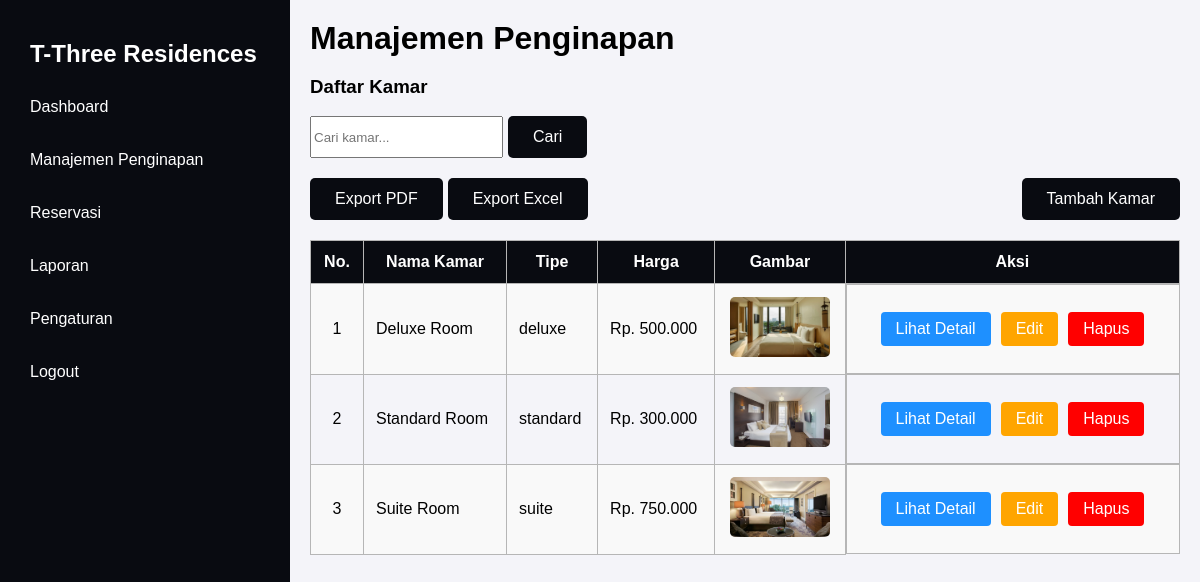
Screenshot of /admin/manajemen_penginapan.php (signed in) with the database file from the repository.
### tables this page shows
CREATE TABLE `settings` (
  `id` int(11) NOT NULL,
  `setting_key` varchar(255) NOT NULL,
  `value` text NOT NULL
);

CREATE TABLE `kamar` (
  `id_kamar` int(11) NOT NULL,
  `nama_kamar` varchar(255) NOT NULL,
  `harga` int(11) NOT NULL,
  `fasilitas` text DEFAULT NULL,
  `status` enum('tersedia','terisi') DEFAULT 'tersedia',
  `tipe_kamar` enum('deluxe','standard','suite','') NOT NULL,
  `gambar` varchar(255) DEFAULT NULL,
  `created_at` timestamp NOT NULL DEFAULT current_timestamp(),
  `deskripsi` text NOT NULL
);

### admin/manajemen_penginapan.php (the view, shortened to what this page needs)
<?php
    include "../config/koneksi.php";
    $no = 1;
    $search = isset($_GET['search']) ? $_GET['search'] : '';
    $query_kamar = "SELECT * FROM kamar WHERE nama_kamar LIKE '%$search%'";
    $query_kamar_result = mysqli_query($koneksi, $query_kamar);
    $query_website = mysqli_query($koneksi, "SELECT value FROM settings WHERE setting_key = 'website_name'");
    $website = mysqli_fetch_assoc($query_website);
    $website_name = $website['value'];
?>
<!DOCTYPE html>
<html lang="id">
<head>
    <link rel="stylesheet" href="../assets/css/admin.css">
</head>
<body>
    <div class="dashboard-container">
        <?php include '../includes/sidebar.php'; ?>
        <main>
            <header>
                <h1>Manajemen Penginapan</h1>
            </header>
            <section class="main-content">
                <h3>Daftar Kamar</h3>
                <form method="GET" action="manajemen_penginapan.php" class="form-search">
                    <div class="search-input">
                        <input type="text" name="search" placeholder="Cari kamar..." value="<?= $search; ?>"
                            style="width: 185px;">
                        <button type="submit" class="search">Cari</button>
                    </div>
                </form>
                <form method="post" class="nav">
                    <div style="display: flex; gap: 5px;">
                        <button type="submit" name="export_pdf" class="btn-primary">Export PDF</button>
                        <button type="submit" name="export_excel" class="btn-primary">Export Excel</button>
                    </div>
                    <a href="tambah_kamar.php" class="btn-primary">Tambah Kamar</a>
                </form>
                <table>
                    <tr>
                        <th>No.</th>
                        <th>Nama Kamar</th>
                        <th>Tipe</th>
                        <th>Harga</th>
                        <th>Gambar</th>
                        <th>Aksi</th>
                    </tr>
                    <?php if (mysqli_num_rows($query_kamar_result) > 0): ?>
                        <?php while ($kamar = mysqli_fetch_assoc($query_kamar_result)) { ?>
                            <tr>
                                <td><?= $no++ ?></td>
                                <td style="text-align: left;"><?= $kamar['nama_kamar']; ?></td>
                                <td style="text-align: left;"><?= $kamar['tipe_kamar']; ?></td>
                                <td style="text-align: left;"><?= "Rp. " . number_format($kamar['harga'], 0, ',', '.'); ?></td>
                                <td><img src="../assets/uploads/<?= $kamar['gambar']; ?>" alt="Gambar Kamar"
                                        style="width: 100px; height: 60px;"></td>
                                <td class="button-group">
                                    <a href="detail_kamar.php?id_kamar=<?= $kamar['id_kamar']; ?>" class="btn detail">Lihat
                                        Detail</a>
                                    <a href="edit_kamar.php?id_kamar=<?= $kamar['id_kamar']; ?>" class="btn edit">Edit</a>
                                    <a href="proses_kamar.php?action=delete&id_kamar=<?= $kamar['id_kamar']; ?>"
                                        onclick="return confirm('Apakah Anda yakin ingin menghapus kamar ini?')"
                                        class="btn hapus">Hapus</a>
                                </td>
                            </tr>
                        <?php } ?>
                    <?php endif; ?>
                </table>
            </section>
        </main>
    </div>
</body>
</html>

### includes/sidebar.php
<aside class="sidebar">
    <h2><?= $website_name ?></h2>
    <nav>
        <ul>
            <li><a href="dashboard.php">Dashboard</a></li>
            <li><a href="manajemen_penginapan.php">Manajemen Penginapan</a></li>
            <li><a href="reservasi.php">Reservasi</a></li>
            <li><a href="laporan.php">Laporan</a></li>
            <li><a href="settings.php">Pengaturan</a></li>
            <li><a href="../logout.php">Logout</a></li>
        </ul>
    </nav>
</aside>

### assets/css/admin.css (style rules this page uses)
body { font-family: Arial, sans-serif; margin: 0; padding: 0; background-color: #f4f4f9; }
.dashboard-container { display: flex; }
.sidebar { position: fixed; top: 0; left: 0; z-index: 1000; width: 250px; background-color: #090b11; color: white; padding: 20px; height: 100vh; }
.sidebar h2 { color: white; text-align: left; padding-left: 10px; }
.sidebar nav ul { list-style: none; padding: 0; }
.sidebar nav ul li { margin: 15px 0; }
.sidebar nav ul li a { color: white; text-decoration: none; display: block; padding: 10px; }
main { flex: 1; padding: 20px; margin-left: 290px; }
h1 { margin: 0; }
table { width: 100%; border-collapse: collapse; margin-top: 20px; }
table th, table td { padding: 10px; border: 1px solid #ddd; text-align: left; }
table th { background-color: #090b11; color: white; text-align: center; }
table tr:nth-child(even) { background-color: #f2f2f2; }
img { border-radius: 5px; width: 80px; height: 50px; object-fit: cover; }
.btn-primary { background-color: #090b11; color: white; padding: 12px 25px; border: none; border-radius: 5px; cursor: pointer; font-size: 16px; margin-top: 10px; text-decoration: none; }
table th, table td { padding: 12px; text-align: center; border: 1px solid #b6b6b6; }
table th { background-color: #090b11; font-weight: bold; }
table tbody tr:nth-child(even) { background-color: #f9f9f9; }
.button-group { display: flex; gap: 10px; justify-content: center; align-items: center; padding: 27px; border: 1px solid #b6b6b6; }
.button-group .btn { color: white; padding: 8px 15px; border: none; border-radius: 4px; cursor: pointer; text-decoration: none; }
.detail { background-color: dodgerblue; }
.hapus { background-color: red; }
.edit { background-color: orange; }
.form-search { display: flex; gap: 5px; width: 100%; justify-content: space-between; margin-bottom: 10px; }
button.search { background-color: #090b11; color: white; padding: 12px 25px; font-size: 16px; border: none; border-radius: 5px; cursor: pointer; }
.search-input { display: flex; gap: 5px; }
.nav { margin-bottom: 20px; display: flex; gap: 5px; justify-content: space-between; align-items: center; }

### rows the page displays
settings: value "T-Three Residences"
kamar: nama_kamar "Deluxe Room", tipe_kamar "deluxe", harga "500.000", gambar (picture)
kamar: nama_kamar "Standard Room", tipe_kamar "standard", harga "300.000", gambar (picture)
kamar: nama_kamar "Suite Room", tipe_kamar "suite", harga "750.000", gambar (picture)
